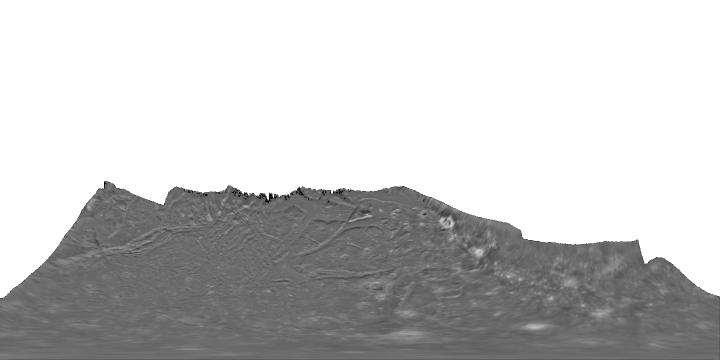
#> input picture assets/planets/ariel.png, 1440 x 720 px (shown at 1/2 size); its folder holds 4 pictures in this run
$ python derive_map_coverage.py
#> lines starting #> are read from the running program, lines starting #| are printed output that depends on the picture; after the words box and inside, x2 and y2 are one past the last pixel; in counts of white or black regions, pixels touching at a corner belong together
#!/usr/bin/env python3
"""Derive advisory camera coverage from the existing partial-map alpha channels.

Requires Pillow. This does not alter imagery or claim measured source footprints.
Run from any directory after replacing a partial map.
"""
import hashlib
import json
from pathlib import Path
from PIL import Image

ROOT = Path(__file__).resolve().parents[1]
WIDTH, HEIGHT = 32, 16
profiles = {}
for path in sorted((ROOT / 'assets/planets').glob('*.png')):
    with Image.open(path) as image:
#> image is the input picture: PIL image 1440x720 RGBA; mean R, G, B, A 41.9, 41.9, 41.9, 99.2
        alpha = image.convert('RGBA').getchannel('A')
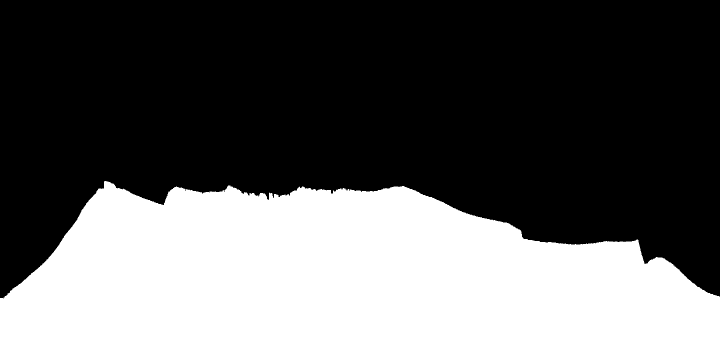
#> alpha: PIL image 1440x720 L (shown at 1/2 size); 38.9% white; 1 white region, box (x1, y1, x2, y2) and area: (0, 362, 1440, 720) 403259
        if alpha.getextrema() == (255, 255):
            continue
        profiles[path.stem] = {
            'source': str(path.relative_to(ROOT)),
            'sha256': hashlib.sha256(path.read_bytes()).hexdigest(),
            'alpha': alpha.resize((WIDTH, HEIGHT), Image.Resampling.BOX).tobytes().hex(),
        }
#> pass 2 of the loop `for path in sorted((ROOT / 'assets/planets').glob('*.png')):`:
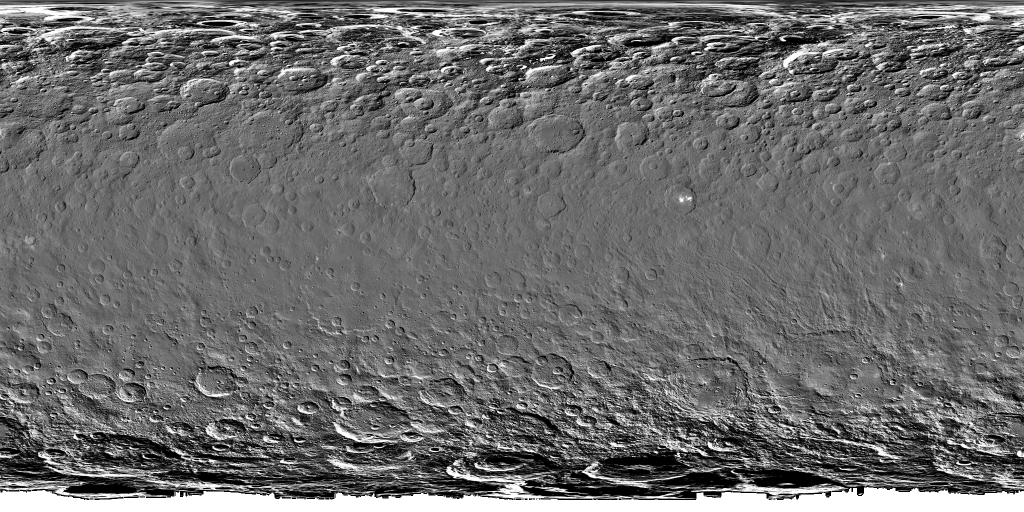
#> input picture assets/planets/ceres.png, 2048 x 1024 px (shown at 1/2 size)
#> image is the input picture: PIL image 2048x1024 RGBA; mean R, G, B, A 102.2, 102.2, 102.2, 246.9
#> `alpha = image.convert('RGBA').getchannel('A')`:
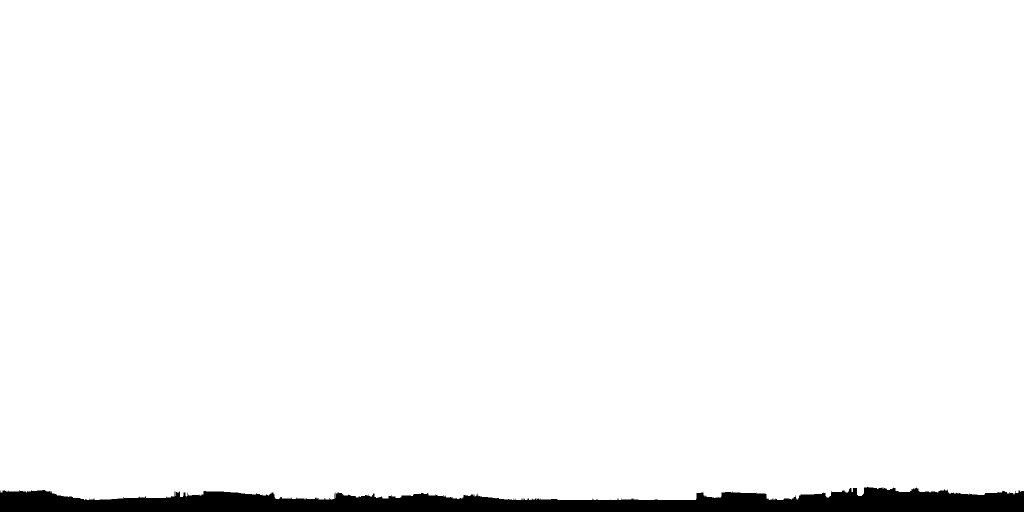
#> alpha: PIL image 2048x1024 L (shown at 1/2 size); 96.8% white; 1 black region, box (x1, y1, x2, y2) and area: (0, 974, 2048, 1024) 66696
#> pass 3 of the loop `for path in sorted((ROOT / 'assets/planets').glob('*.png')):`:
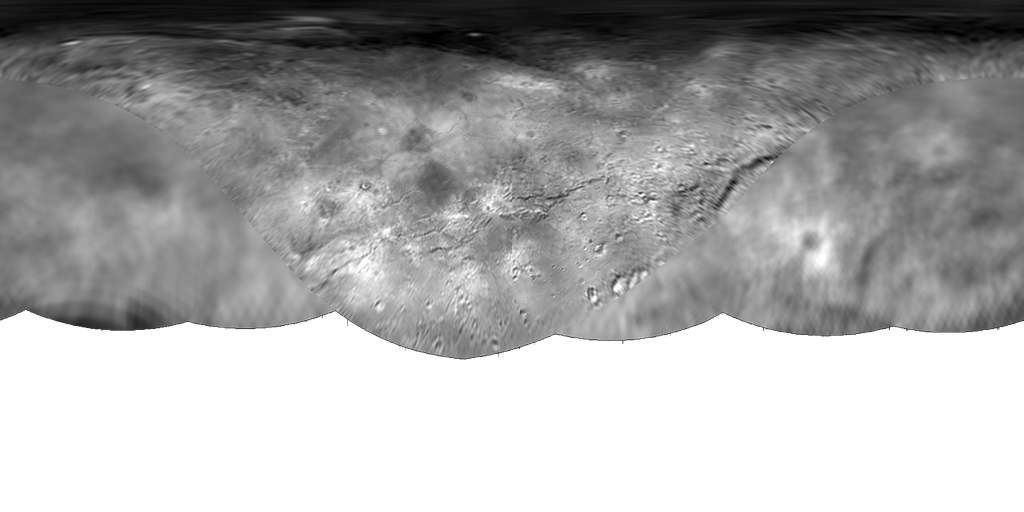
#> input picture assets/planets/charon.png, 2048 x 1024 px (shown at 1/2 size)
#> image is the input picture: PIL image 2048x1024 RGBA; mean R, G, B, A 78.4, 78.4, 78.4, 165.4
#> `alpha = image.convert('RGBA').getchannel('A')`:
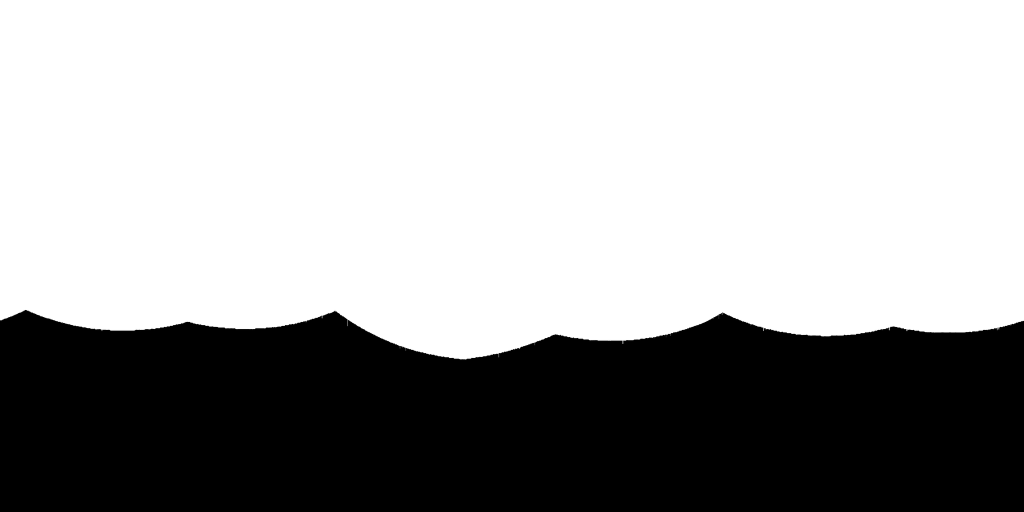
#> alpha: PIL image 2048x1024 L (shown at 1/2 size); min 0, max 255, mean 165.4
output = ('// Generated by tools/derive_map_coverage.py; advisory source-alpha coverage.\n'
          '// Not a measured footprint, relief map or replacement for source pixels.\n'
          'export const MAP_MERIDIANS = Object.freeze({ pluto: -2.25, charon: -2.25, ceres: -.35 });\n'
          f'export const MAP_COVERAGE_SIZE = Object.freeze([{WIDTH}, {HEIGHT}]);\n'
          'export const MAP_COVERAGE = Object.freeze(' + json.dumps(profiles, indent=2) + ');\n')
(ROOT / 'assets/observatory-map-coverage-data.js').write_text(output)
